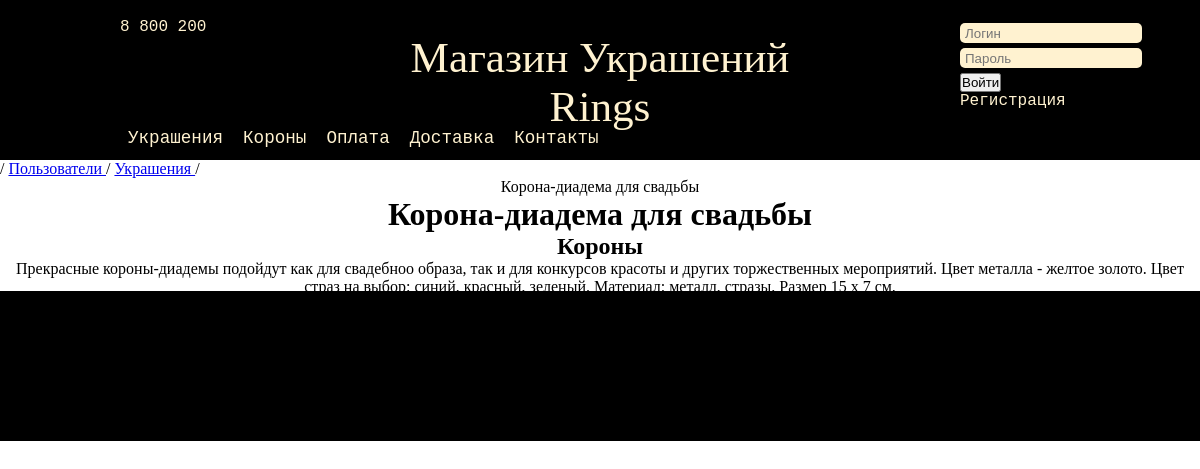
Page /admin007/detail/jewels/8 on the committed database.
### mainapp/models.py (models this page shows, shortened)
class Jewel(models.Model):
    name = models.CharField(verbose_name=u'название', max_length=32, unique=True)
    category = models.ForeignKey('Category', blank=True)
    rating = models.PositiveIntegerField(verbose_name='рейтинг', default=0)
    image = models.ImageField(upload_to='img', blank=True)
    description = models.TextField(verbose_name='описание', blank=True)

class Category(models.Model):
    name = models.CharField(verbose_name=u'название', max_length=16, unique=True)
    description = models.TextField(verbose_name='описание', blank=True)
    def __str__(self):
        return self.name

### mainapp/views.py (the view)
# urls.py: url(r'^admin007/detail/jewels/(\d+)$', admin_jewels_detail, name='jewels_detail')
def admin_jewels_detail(request, id):
    jewels = get_object_or_404(Jewel, id=id)
    return render(request, 'admin_jewels_detail.html', {'jewels':jewels})

### templates/admin_jewels_detail.html
{% extends "base_admin.html" %}
{% block title %}
{{jewels.name}}
{% endblock %}
{% block text %}
<p>
<h1>{{jewels.name}}</h1>
</p>
<p>
<h2>{{jewels.category}}</h2>
</p>
<p>
    {{jewels.description}}
</p>
{% endblock %}

### static/style.css (style rules this page uses)
* { margin: 0; padding: 0; }

### rows in the picture
Jewel: name "Корона-диадема для свадьбы", category "Короны", description "Прекрасные короны-диадемы подойдут как для свадебноо образа, так и для конкурсов красоты и других торжественных мероприятий. Цвет металла - желтое золото. Цвет страз на выбор: синий, красный, зеленый. Материал: металл, стразы. Размер 15 х 7 см."
